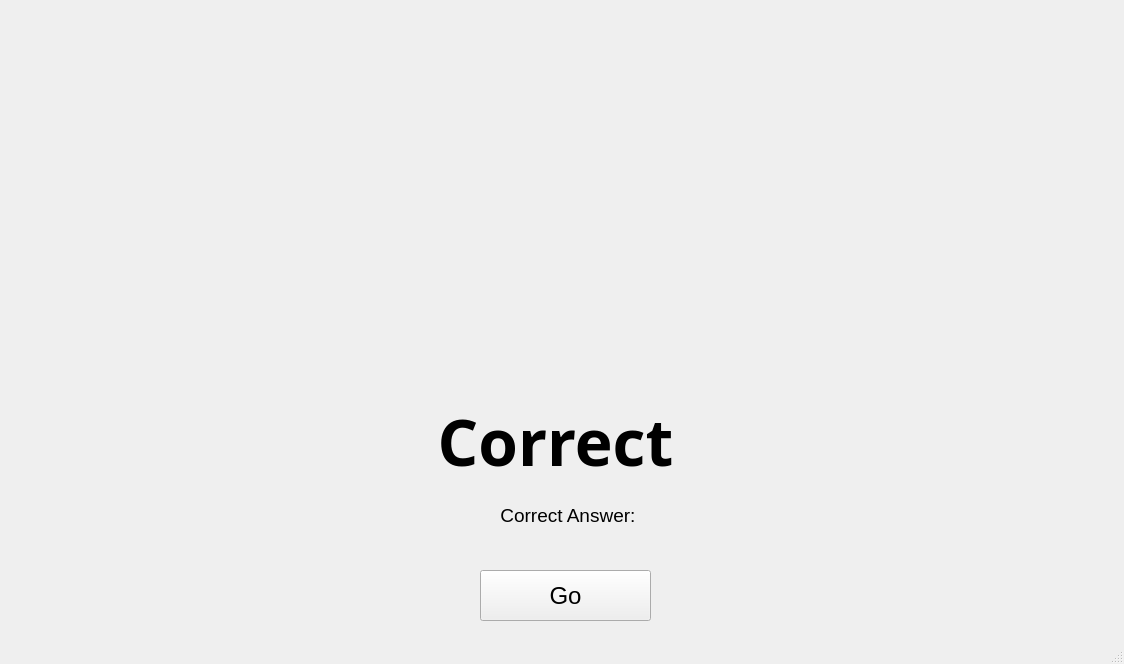
<?xml version="1.0" encoding="UTF-8"?>
<ui version="4.0">
 <class>MainWindow</class>
 <widget class="QMainWindow" name="MainWindow">
  <property name="geometry">
   <rect>
    <x>0</x>
    <y>0</y>
    <width>1124</width>
    <height>664</height>
   </rect>
  </property>
  <property name="minimumSize">
   <size>
    <width>1124</width>
    <height>664</height>
   </size>
  </property>
  <property name="maximumSize">
   <size>
    <width>1124</width>
    <height>664</height>
   </size>
  </property>
  <property name="windowTitle">
   <string>MainWindow</string>
  </property>
  <widget class="QWidget" name="centralwidget">
   <widget class="QLabel" name="correct">
    <property name="geometry">
     <rect>
      <x>410</x>
      <y>90</y>
      <width>291</width>
      <height>291</height>
     </rect>
    </property>
    <property name="text">
     <string/>
    </property>
    <property name="pixmap">
     <pixmap>../images/correct.png</pixmap>
    </property>
    <property name="scaledContents">
     <bool>true</bool>
    </property>
    <property name="alignment">
     <set>Qt::AlignCenter</set>
    </property>
   </widget>
   <widget class="QLabel" name="wrong">
    <property name="geometry">
     <rect>
      <x>410</x>
      <y>90</y>
      <width>301</width>
      <height>291</height>
     </rect>
    </property>
    <property name="text">
     <string/>
    </property>
    <property name="pixmap">
     <pixmap>../images/x-button.png</pixmap>
    </property>
    <property name="scaledContents">
     <bool>true</bool>
    </property>
    <property name="alignment">
     <set>Qt::AlignCenter</set>
    </property>
   </widget>
   <widget class="QLabel" name="result">
    <property name="geometry">
     <rect>
      <x>-170</x>
      <y>400</y>
      <width>1451</width>
      <height>81</height>
     </rect>
    </property>
    <property name="font">
     <font>
      <family>Verdana Pro Black</family>
      <pointsize>48</pointsize>
      <weight>75</weight>
      <bold>true</bold>
     </font>
    </property>
    <property name="text">
     <string>Correct</string>
    </property>
    <property name="alignment">
     <set>Qt::AlignCenter</set>
    </property>
   </widget>
   <widget class="QLabel" name="correct_answer">
    <property name="geometry">
     <rect>
      <x>20</x>
      <y>500</y>
      <width>1101</width>
      <height>31</height>
     </rect>
    </property>
    <property name="font">
     <font>
      <pointsize>14</pointsize>
     </font>
    </property>
    <property name="text">
     <string>Correct Answer: </string>
    </property>
    <property name="alignment">
     <set>Qt::AlignCenter</set>
    </property>
   </widget>
   <widget class="QPushButton" name="go_btn">
    <property name="geometry">
     <rect>
      <x>480</x>
      <y>570</y>
      <width>171</width>
      <height>51</height>
     </rect>
    </property>
    <property name="font">
     <font>
      <pointsize>18</pointsize>
     </font>
    </property>
    <property name="text">
     <string>Go</string>
    </property>
   </widget>
  </widget>
  <widget class="QMenuBar" name="menubar">
   <property name="geometry">
    <rect>
     <x>0</x>
     <y>0</y>
     <width>1124</width>
     <height>22</height>
    </rect>
   </property>
  </widget>
  <widget class="QStatusBar" name="statusbar"/>
 </widget>
 <resources/>
 <connections/>
</ui>
